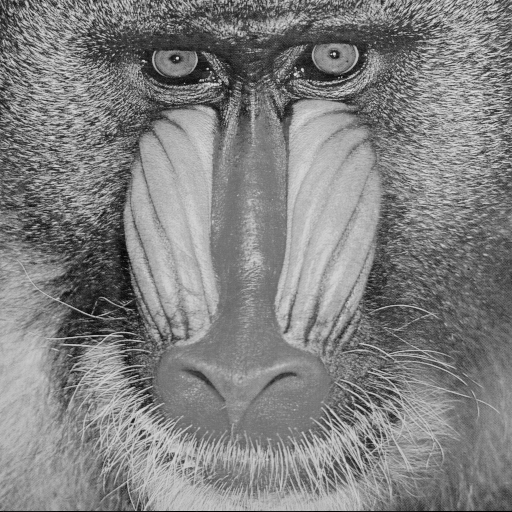
#> input picture Images/mandrill.png, 512 x 512 px
$ jupyter execute TP7.ipynb
#> lines starting #> are read from the running program, lines starting #| are printed output that depends on the picture
[cell 1]
"""
Pour ce notebook entier,
TP7 Image processing
Nathan Oliveira Da Silva ING3A
"""
import matplotlib.pyplot as plt
import cv2
import numpy as np
import math

[cell 2]
img = cv2.imread('../../Images/mandrill.png',0)
#> img is the input picture: shape (512, 512); min 0, max 230, mean 129.1

# filtres
Gx = np.array([
        [-1,0,1],
        [-1,0,1],
        [-1,0,1]
    ])
Gy = np.array([
        [-1,-1,-1],
        [0,0,0],
        [1,1,1]
    ])


# application des filtres
Ix = cv2.filter2D(img,-1,Gx)
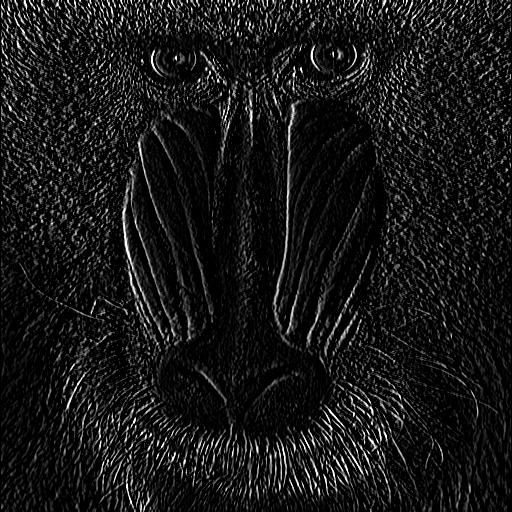
#> Ix: shape (512, 512); min 0, max 255, mean 22.7
Iy = cv2.filter2D(img,-1,Gy)
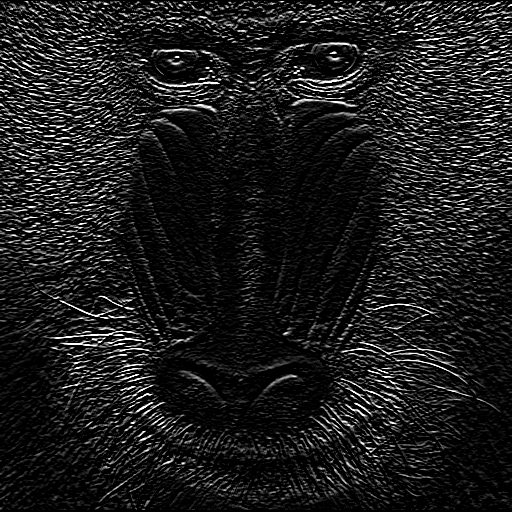
#> Iy: shape (512, 512); min 0, max 255, mean 28.7

l = 0.1
temp = Ix*Iy
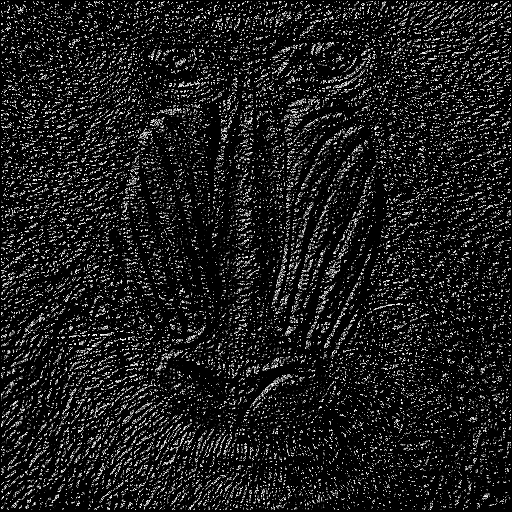
#> temp: shape (512, 512); min 0, max 255, mean 28.5
R = cv2.GaussianBlur(temp,[1,1],0)-l*pow((cv2.GaussianBlur(pow(Ix,2),[1,1],0)+cv2.GaussianBlur(pow(Ix,2),[1,1],0)),2)

seuil = 0.1
result = R<=seuil
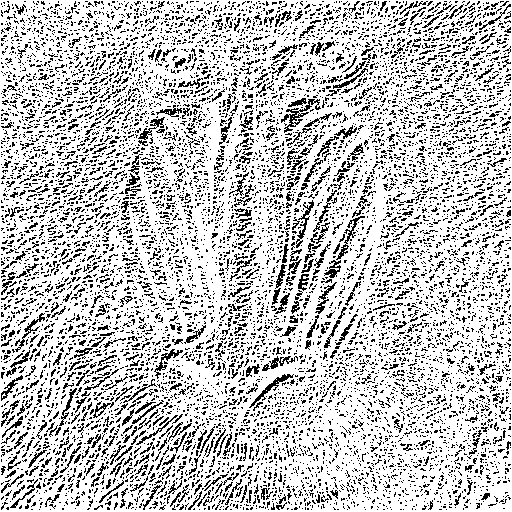
#> result: shape (512, 512) bool; 76.8% white; black in thin lines or dots

result2 = cv2.cornerHarris(img,2,3,0.07)
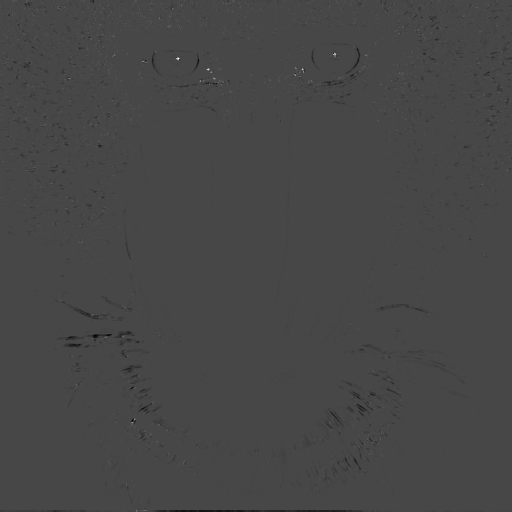
#> result2: shape (512, 512) float32; min -0.00714, max 0.0184, mean -2.9e-05; drawn with min black and max white

# maths
plt.subplot(1,1,1)
plt.imshow(result,cmap='gray')
plt.show()

# cv2
plt.subplot(1,1,1)
plt.imshow(result2,cmap='gray')
plt.show()

$ run again, with Images/ED_3_6_originale.png copied over Images/mandrill.png
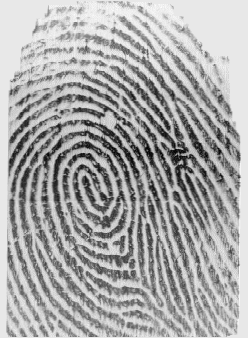
#> input picture Images/ED_3_6_originale.png, 248 x 338 px
#> img is the input picture: shape (338, 248); min 4, max 252, mean 169.6
#> `result = R<=seuil`:
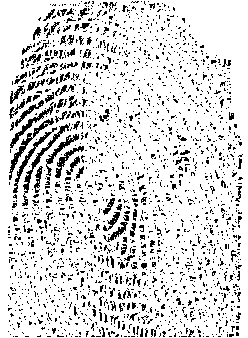
#> result: shape (338, 248) bool; 85.2% white; black in thin lines or dots
#> `result2 = cv2.cornerHarris(img,2,3,0.07)`:
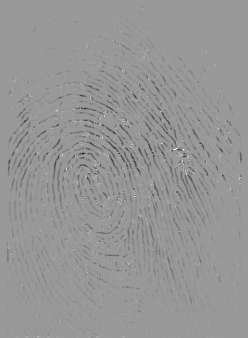
#> result2: shape (338, 248) float32; min -0.0109, max 0.00729, mean -0.000194; drawn with min black and max white
